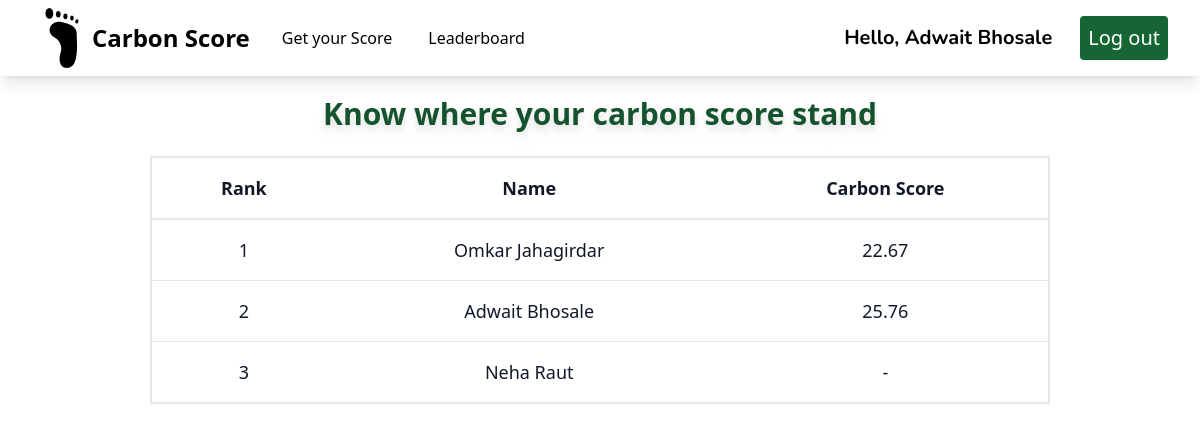
Screenshot of /leaderboard/ (signed in) with the database file from the repository.
### userauth/models.py (models this page shows, shortened)
class Account(AbstractBaseUser):
    email           = models.EmailField(max_length=50, unique =True)
    fullname        = models.CharField(max_length=20)
    is_admin        = models.BooleanField(default=False)
    is_active       = models.BooleanField(default=True)
    is_staff        = models.BooleanField(default=False)
    is_superuser    = models.BooleanField(default=False)
    date_joined     = models.DateTimeField(verbose_name="date joined", auto_now_add=True)
    objects = MyAccountManager()
    USERNAME_FIELD = 'email'
    REQUIRED_FIELDS = ['fullname',]

### mainapp/models.py (models this page shows, shortened)
class Carbon_Score(models.Model):
    carbon_score    = models.DecimalField(default=0, max_digits=5, decimal_places=2)
    submitted_on = models.DateTimeField(default=timezone.now)
    user = models.ForeignKey(Account, on_delete=models.CASCADE)

### mainapp/views.py (the view)
# urls.py: path('leaderboard/', views.leaderboard, name='leaderboard'),
@login_required_message(message="Please log in, in order to view the requested page.")
@login_required
def leaderboard(request):
    if request.user.is_admin:
        return redirect('adminuser')
    users = Account.objects.filter(is_admin=False).values('fullname', 'id')
    users = list(users)
    for user in users:
        if len(Carbon_Score.objects.filter(user=user['id'])) > 0:
            carbon_score_obj = Carbon_Score.objects.filter(user=user['id']).order_by('-submitted_on')[0]
            carbon_score = carbon_score_obj.carbon_score
            user['carbon_score'] = carbon_score
        else:
            user['carbon_score'] = "-"
    context = {
        'users':users,
    }
    return render(request, 'mainapp/leaderboard.html', context)

### utils/decorator.py (called while the page is built)
def user_passes_test(test_func, message=default_message):
    def decorator(view_func):
        @wraps(view_func)
        def _wrapped_view(request, *args, **kwargs):
            if not test_func(request.user):
                messages.error(request, message)
            return view_func(request, *args, **kwargs)
        return _wrapped_view
    return decorator

def login_required_message(function=None, message=default_message):
    actual_decorator = user_passes_test(
        lambda u: u.is_authenticated, #fixed by removing ()
        message=message,
    )
    if function:
        return actual_decorator(function)
    return actual_decorator

### mainapp/templates/mainapp/leaderboard.html (shortened to what this page needs)
{% extends 'mainapp/base.html' %}
{% load static %}
{% block content %}
<div class= "py-4"></div>
<p class="py-4 text-center text-green-900 text-3xl font-bold pt-16 drop-shadow-lg  hover:underline-offset-8">Know where your carbon score stand </p>
<div class="flex flex-col  overflow-x-hidden">
    <div class="overflow-x-hidden sm:-mx-6 lg:-mx-8">
      <div class="py-2 inline-block min-w-full sm:px-6 lg:px-8">
        <div class="overflow-x-hidden flex justify-center">
          <table class="border border-2 text-center w-3/4">
            <thead class="bg-white border-2">
              <tr>
                <th scope="col" class="text-lg font-bold text-gray-900 px-6 py-4 text-center">
                  Rank
                </th>
                <th scope="col" class="text-lg font-bold text-gray-900 px-6 py-4 text-center">
                  Name
                </th>
                <th scope="col" class="text-lg font-bold text-gray-900 px-6 py-4 text-center">
                  Carbon Score
                </th>
              </tr>
            </thead>
            {% for user in users %}
            <tbody>
              {% if request.user == user %}
              <tr class="bg-white border border-2 border-green-900 text-white transition duration-300 ease-in-out hover:bg-gray-100">
                <td class="px-6 py-4 text-xl font-semibold text-gray-900 cursor-pointer">
                  {{ forloop.counter }}
                </td>
                <td class="text-xl font-semibold text-gray-900 px-6 py-4">
                  {% if request.user == user %}
                    You
                  {% else %}
                    {{ user.fullname }}
                  {% endif %}
                </td>
                <td class="text-xl font-semibold text-gray-900 px-6 py-4">
                  {{ user.carbon_score }}
                </td>
              </tr>
                  {% else %}
              <tr class="bg-white border-b transition duration-300 ease-in-out hover:bg-gray-100">
                <td class="px-6 py-4 text-lg font-medium text-gray-900 cursor-pointer">
                  {{ forloop.counter }}
                </td>
                <td class="text-lg text-gray-900 font-normal px-6 py-4">
                  {% if request.user == user %}
                    You
                  {% else %}
                    {{ user.fullname }}
                  {% endif %}
                </td>
                <td class="text-lg text-gray-900 font-normal px-6 py-4">
                  {{ user.carbon_score }}
                </td>
              </tr>
              {% endif %}
            </tbody>
            {% endfor %}
          </table>
        </div>
      </div>
    </div>
  </div>
{% endblock content %}

### mainapp/templates/mainapp/base.html (shortened to what this page needs)
{% load static %}
<!DOCTYPE html>
<html lang="en" class="scroll-smooth">
<head>
  <script src="https://cdn.tailwindcss.com"></script>
  <script src="https://cdn.tailwindcss.com"></script>
</head>
<body>
  <nav class="bg-white shadow-lg fixed w-full z-10 pb-0">
    <div class="px-8">
      <div class="flex justify-between">
        <div class="flex space-x-7">
          <div>
            <a href="{% url 'home' %}" class="flex items-center py-2">
              <span class="font-bold text-2xl">Carbon Score </span>
            </a>
          </div>
          <div class="flex justify-between items-center hover:bg-gray-300 p-1">
            <a href="{% url 'homeappliances' %}" class="font-medium text-md">Get your Score </a>
          </div>
          <div class="flex justify-between items-center hover:bg-gray-300 p-1">
            <a href="{% url 'leaderboard' %}" class="font-medium text-md">Leaderboard </a>
          </div>
        </div>
        <div class="hidden md:flex items-center space-x-3 ">
        {% if user.is_authenticated %}
        <h1 class="px-4 text-xl font-bold font-nunito">Hello, {{ user.fullname }}</h1>
          <form method="POST" action="{% url 'logout' %}">
            <button class="py-2 px-2 text-xl font-medium text-white rounded bg-green-800 transition duration-300 " type="submit">Log out</button>
        </form>
        {% endif %}
      </div>
      </div>
    </div>
</nav>
  {% block content %}{% endblock content %}
</body>
</html>

### rows the page displays
Account: fullname "Adwait Bhosale", carbon_score "25.76"
Account: fullname "Omkar Jahagirdar", carbon_score "22.67"
Account: fullname "Neha Raut", carbon_score "-"
